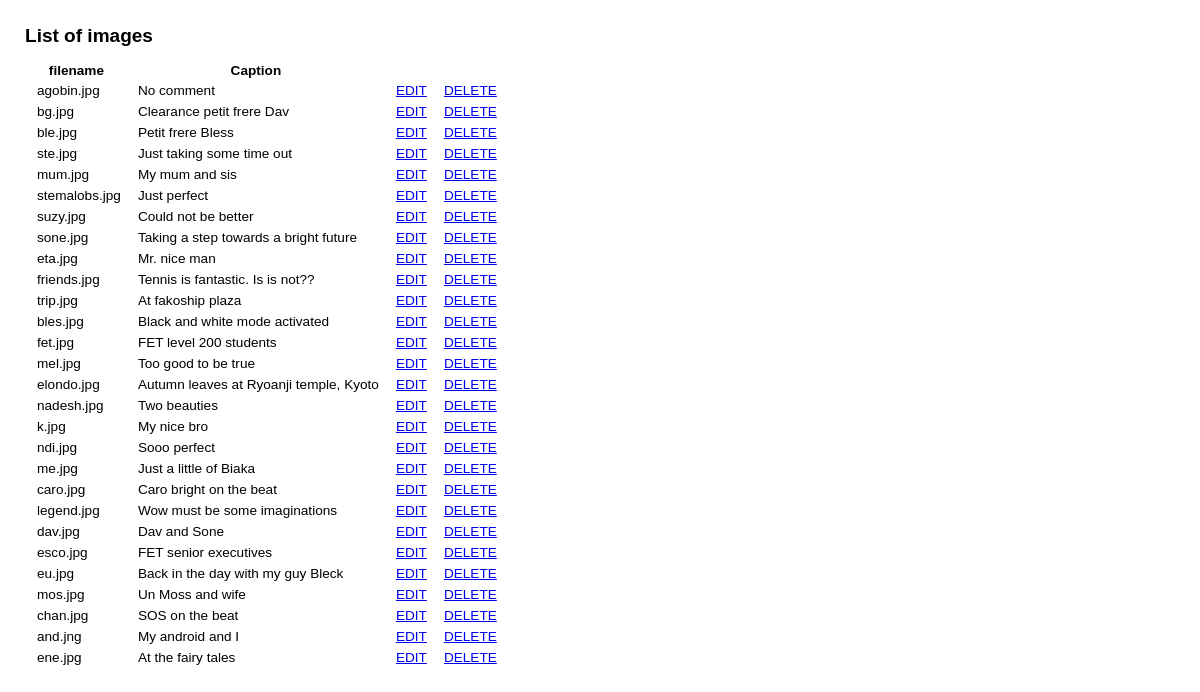
/image_list_mysql.php, run on the app's committed database.
### tables this page shows
CREATE TABLE `images` (
  `image_id` int(10) unsigned NOT NULL auto_increment,
  `filename` varchar(25) NOT NULL,
  `caption` varchar(120) NOT NULL,
  PRIMARY KEY  (`image_id`)
);

### image_list_mysql.php (the view, shortened to what this page needs)
<?php
$sql = 'SELECT * FROM images';
$result = mysql_query($sql);
?>
<!DOCTYPE html PUBLIC "-//W3C//DTD XHTML 1.0 Transitional//EN" "http://www.w3.org/TR/xhtml1/DTD/xhtml1-transitional.dtd">
<html xmlns="http://www.w3.org/1999/xhtml">
<head>
<link href="../assets/admin.css" rel="stylesheet" type="text/css" />
</head>
<body>
<h1>List of images</h1>
<table>
  <tr>
    <th scope="col">filename</th>
    <th scope="col">Caption</th>
    <th scope="col">&nbsp;</th>
    <th scope="col">&nbsp;</th>
  </tr>
  <?php
  while ($row = mysql_fetch_assoc($result)) {
  ?>
  <tr>
    <td><?php echo $row['filename']; ?></td>
    <td><?php echo $row['caption']; ?></td>
    <td><a href="image_update.php?image_id=<?php echo $row['image_id']; ?>">EDIT</a></td>
    <td><a href="image_delete.php?image_id=<?php echo $row['image_id']; ?>">DELETE</a></td>
  </tr>
  <?php } ?>
</table>
<p>&nbsp; </p>
</body>
</html>

### admin.css (style rules this page uses)
body { margin:25px; color:#000; background-color: #fff; font-family:Arial, Helvetica, sans-serif; font-size:85%; }
h1 { font-size: 140%; }
td { padding: 2px 5px 2px 10px; }

### data on the page
images: filename "agobin.jpg", caption "No comment"
images: filename "bg.jpg", caption "Clearance petit frere Dav"
images: filename "ble.jpg", caption "Petit frere Bless"
images: filename "ste.jpg", caption "Just taking some time out"
images: filename "mum.jpg", caption "My mum and sis"
images: filename "stemalobs.jpg", caption "Just perfect"
images: filename "suzy.jpg", caption "Could not be better"
images: filename "sone.jpg", caption "Taking a step towards a bright future"
images: filename "eta.jpg", caption "Mr. nice man"
images: filename "friends.jpg", caption "Tennis is fantastic. Is is not??"
images: filename "trip.jpg", caption "At fakoship plaza"
images: filename "bles.jpg", caption "Black and white mode activated"
images: filename "fet.jpg", caption "FET level 200 students"
images: filename "mel.jpg", caption "Too good to be true"
images: filename "elondo.jpg", caption "Autumn leaves at Ryoanji temple, Kyoto"
images: filename "nadesh.jpg", caption "Two beauties"
images: filename "k.jpg", caption "My nice bro"
images: filename "ndi.jpg", caption "Sooo perfect"
images: filename "me.jpg", caption "Just a little of Biaka"
images: filename "caro.jpg", caption "Caro bright on the beat"
images: filename "legend.jpg", caption "Wow must be some imaginations"
images: filename "dav.jpg", caption "Dav and Sone"
images: filename "esco.jpg", caption "FET senior executives"
images: filename "eu.jpg", caption "Back in the day with my guy Bleck"
images: filename "mos.jpg", caption "Un Moss and wife"
images: filename "chan.jpg", caption "SOS on the beat"
images: filename "and.jng", caption "My android and I"
images: filename "ene.jpg", caption "At the fairy tales"
